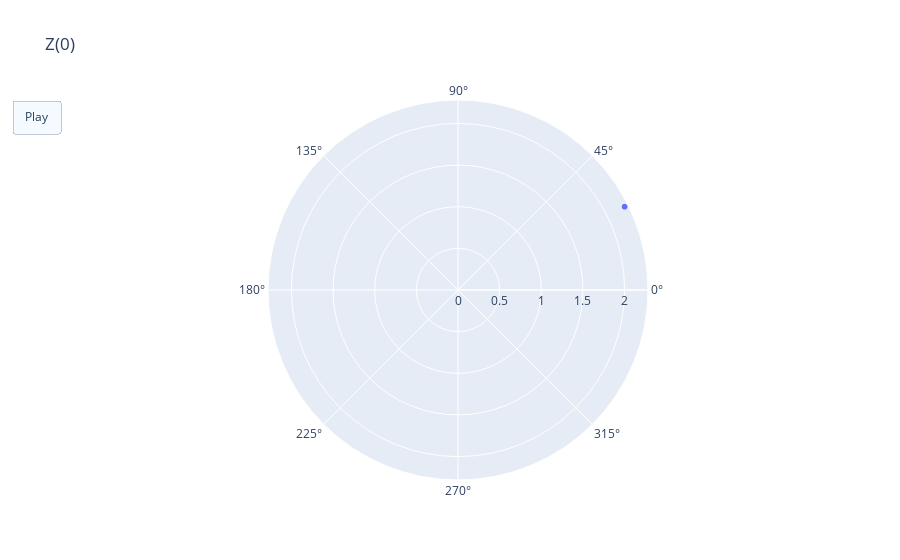

Notebook source saved alongside this figure:
### Markdown cell above
### Q.12

### Code cell
def plot_power(numb_1: complex):
    frames = []
    for n in range(1, 11):
        r_list = []
        theta_list = []
        for i in range(1, n + 1):
            polar = cmath.polar(numb_1 ** i)
            r_list.append(polar[0])
            theta_list.append(polar[1])
        frames.append(
            go.Frame(
                data=[
                    go.Scatterpolargl(
                        r=r_list,
                        theta=theta_list,
                        mode="markers",
                        thetaunit="radians",
                    )
                ],
                layout=go.Layout(title_text=f"Z^{n}"),
            )
        )

    fig = go.Figure(
        data=go.Scatterpolargl(
            r=np.array(cmath.polar(numb_1)[0]),
            theta=np.array(cmath.polar(numb_1)[1]),
            mode="markers",
            thetaunit="radians",
        ),
        layout=go.Layout(
            title="Z(0)",
            updatemenus=[
                dict(
                    type="buttons",
                    buttons=[
                        dict(
                            label="Play",
                            method="animate",
                            args=[None],
                        )
                    ],
                )
            ],
        ),
        frames=frames,
    )

    fig.show()


plot_power(complex(2, 1))

### Figure 1 — Plotly figure (JSON) as saved in the notebook; plotly's stock layout.template omitted (floating-point values rounded to 4 significant figures)
{"data": [{"mode": "markers", "r": [2.236], "theta": [0.4636], "thetaunit": "radians", "type": "scatterpolargl"}], "layout": {"title": {"text": "Z(0)"}, "updatemenus": [{"buttons": [{"args": [null], "label": "Play", "method": "animate"}], "type": "buttons"}]}}
